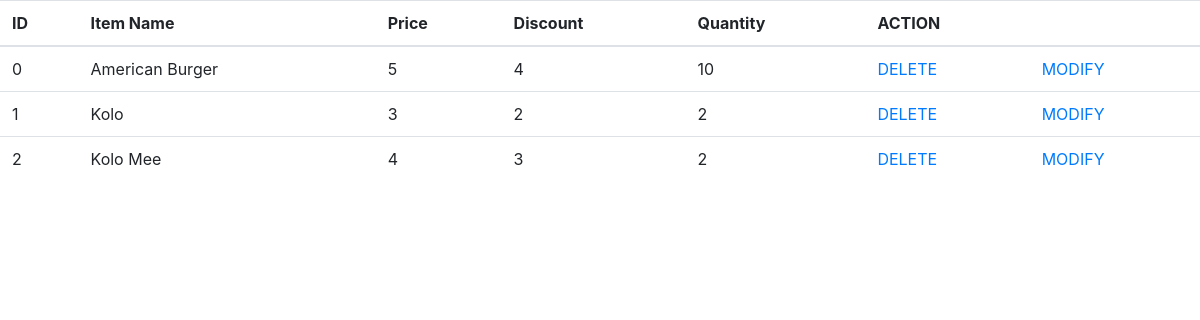
/adminModifyItem.php, run on the app's committed database.
### tables this page shows
CREATE TABLE `product_database` (
  `ItemID` int(11) NOT NULL,
  `ItemName` varchar(200) NOT NULL,
  `ItemDesc` varchar(500) NOT NULL,
  `ItemQuantity` int(200) NOT NULL,
  `ItemPrice` double NOT NULL,
  `ItemPriceDis` double NOT NULL,
  `ItemImageLoc` varchar(200) NOT NULL,
  `ItemCategory` int(200) NOT NULL
);

### adminModifyItem.php (the view, shortened to what this page needs)
<link rel="stylesheet" href="https://stackpath.bootstrapcdn.com/bootstrap/4.3.1/css/bootstrap.min.css">
<table class="table">
  <thead>
    <tr>
<th>ID</th>
<th>Item Name</th>
<th>Price</th>
<th>Discount</th>
<th>Quantity</th>
<th colspan=2 sytle="align=center">ACTION</th>
</tr></thead><tbody>
<?php
include ("db_connect.php");
$qry="select * from product_database";
$recset=mysqli_query($conn,$qry);
while ($row=mysqli_fetch_array($recset))
{
      echo "<td>";
      echo $row["ItemID"];
      echo "</td>";
      echo "<td>";
      echo $row["ItemName"];
      echo "</td>";
      echo "<td>";
      echo $row["ItemPrice"];
      echo "</td>";
      echo "<td>";
      echo $row["ItemPriceDis"];
      echo "</td>";
      echo "<td>";
      echo $row["ItemQuantity"];
      echo "</td>";
      echo "<td>";
      $ItemID=$row["ItemID"];
      echo "<a href='adminItemDelete.php?key=$ItemID'>DELETE</>";
      echo "</td>";
      echo "<TD><a href='adminModify.php?key=$ItemID'>MODIFY</>";
      echo "</td></tr>";
}
?>
</tbody>
</table>

### data on the page
product_database: ItemID "0", ItemName "American Burger", ItemPrice "5", ItemPriceDis "4", ItemQuantity "10"
product_database: ItemID "1", ItemName "Kolo", ItemPrice "3", ItemPriceDis "2", ItemQuantity "2"
product_database: ItemID "2", ItemName "Kolo Mee", ItemPrice "4", ItemPriceDis "3", ItemQuantity "2"
